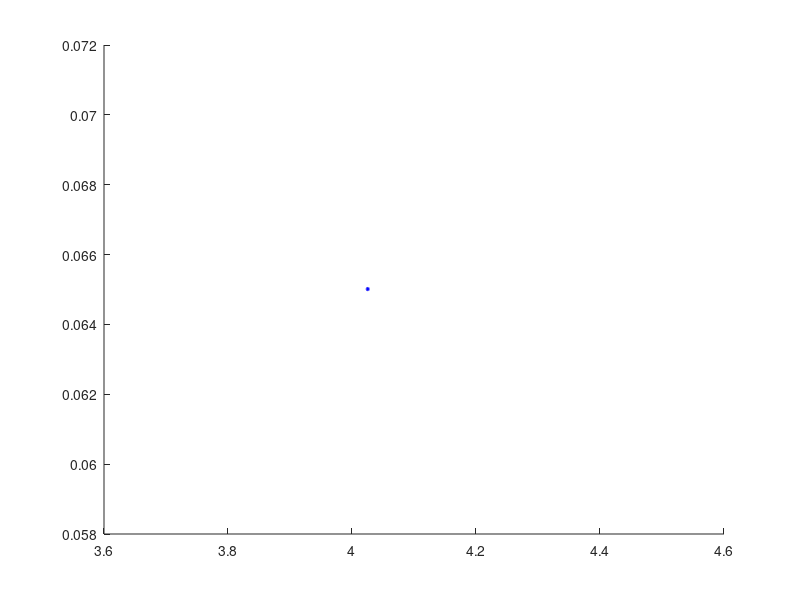

Write the MATLAB code that produced this figure. (Note: this script raises an error after producing the figure.)
% Respecte als resultats. De moment, et proposo començar amb 'generar'
% escenaris en Matlab. Quelcom tan senzill com definir un àrea rectangular
% de x*y metres, posar un AP al mig i N estacions repartides aleatòriament
% a l'àrea. Un cop tinguis l'escenari, calcula les distàncies entre l'AP
% i cada estació, i calcula la potència rebuda a cada una d'elles.
% Per això pots fer servir un model de propagació com el TMB
% https://arxiv.org/abs/1812.00667

% Et paso aquest parell de funcions. Es una manera senzilla de calcular el 
% throughput d'una estació. Seguint el que et deia ahir, et queda crear la 
% xarxa, per cada estació calcular la distància entre l'AP i ella mateixa, 
% calcular la potència rebuda, escollir el MCS a fer servir, i finalment 
% treure el throughput que pot assolir cada estació. Si proves diferents 
% valors de BW, has de tenir en compte que la potència tx és reparteix en 
% el total d'amplada de banda, que és equivalent a dir que la potència per 
% subcarrier es redueix a la meitat, i que per tant, augmentar el BW pot 
% suposar una reducció del MCS a fer servir.

tic; % timer
clear all; clc; hold on;
i = 1; % iterator
b = 10; h = 10; % base & height
AP = [b/2 h/2]; % central AP
nSTAs = 20; % number of stations
P_tx = 21 % transmitted power by AP in (dBm)
draw_scenario = 1; % 1 - to plot the room, 0 - to not plot.
coordinates = zeros(nSTAs,2);
distance = zeros(nSTAs,1);

while i <= nSTAs
    
    % random position generation of STAs
    j = 1;
    xSTA = rand*b; % x random position
    coordinates(i,j) = xSTA; 
    j = 2;
    while j == 2
        ySTA = rand*h; % y random position 
        coordinates(i,j) = ySTA;
        break;
    end
    if (draw_scenario == 1); plot(xSTA, ySTA, "*b", 'MarkerSize', 3); end % plots the STA
    distance(i) = DistanceToAP(AP,coordinates(i,1),coordinates(i,2));
    i = i+1;
end

P_rx = STAPowerReceived(P_tx, distance(iterator));

if (draw_scenario == 1) 
    pgon = polyshape([0 0 b h],[h 0 0 b]); % creates the simulation area
    pg = plot(pgon); % plots the simulation area
    pg.FaceAlpha = 0; % transparency ON of the area
    hold on;
    plot(b/2, h/2, "*r", 'MarkerSize', 3); % plots the central AP
end
%title('Scenario'); xlabel('x metres'); ylabel('y metres');
toc; % timer